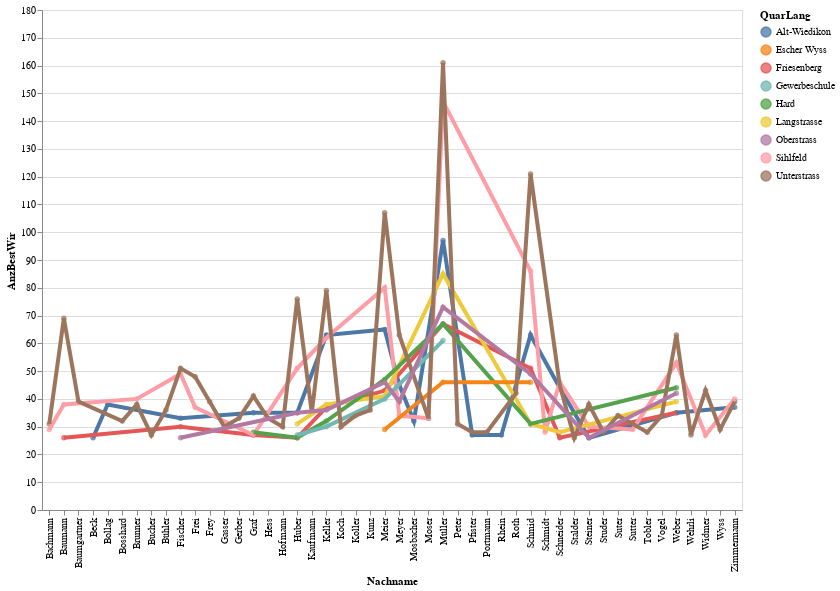

Source (notebook cell):
### Code cell
# df_statzonen = df_statzonen[(df_statzonen.knr>0) & (df_statzonen.qname!="Hirslanden")]
#aktuellesJahr[[aktuellesJahr.KreisSort =7]])

myGraphic=data2betested[(data2betested.QuarSort>29)&(data2betested.QuarSort<70)&(data2betested.AnzBestWir>25)&(data2betested.Nachname != "Andere")]

highlight = alt.selection(type='single', on='mouseover',
                          fields=['QuarLang'], nearest=True)
#x='date:StichtagDatJahr',
base = alt.Chart(myGraphic).encode(
    x='Nachname',
    y='AnzBestWir',
    color='QuarLang'
)

points = base.mark_circle().encode(
    opacity=alt.value(0.75)
).add_selection(
    highlight
).properties(
    width=700 , height=500
)
lines = base.mark_line().encode(
    size=alt.condition(~highlight, alt.value(1.5), alt.value(4))
).interactive()

points + lines

### Figure 1 — Vega-Lite specification as saved in the notebook (floating-point values rounded to 4 significant figures)
{"config": {"view": {"continuousWidth": 400, "continuousHeight": 300}}, "layer": [{"mark": "circle", "encoding": {"color": {"type": "nominal", "field": "QuarLang"}, "opacity": {"value": 0.75}, "x": {"type": "nominal", "field": "Nachname"}, "y": {"type": "quantitative", "field": "AnzBestWir"}}, "height": 500, "selection": {"selector001": {"type": "single", "on": "mouseover", "fields": ["QuarLang"], "nearest": true}}, "width": 700}, {"mark": "line", "encoding": {"color": {"type": "nominal", "field": "QuarLang"}, "size": {"condition": {"value": 1.5, "selection": {"not": "selector001"}}, "value": 4}, "x": {"type": "nominal", "field": "Nachname"}, "y": {"type": "quantitative", "field": "AnzBestWir"}}, "selection": {"selector002": {"type": "interval", "bind": "scales", "encodings": ["x", "y"]}}}], "data": {"name": "data-319a51efaaf249533ee82bb3578efb1d"}, "$schema": "https://vega.github.io/schema/vega-lite/v4.8.1.json", "datasets": {"data-319a51efaaf249533ee82bb3578efb1d": [{"Nachname": "Müller", "KreisSort": 3, "KreisLang": "Kreis 3", "QuarSort": 31, "QuarLang": "Alt-Wiedikon", "AnzBestWir": 97}, {"Nachname": "Meier", "KreisSort": 3, "KreisLang": "Kreis 3", "QuarSort": 31, "QuarLang": "Alt-Wiedikon", "AnzBestWir": 65}, {"Nachname": "Schmid", "KreisSort": 3, "KreisLang": "Kreis 3", "QuarSort": 31, "QuarLang": "Alt-Wiedikon", "AnzBestWir": 63}, {"Nachname": "Keller", "KreisSort": 3, "KreisLang": "Kreis 3", "QuarSort": 31, "QuarLang": "Alt-Wiedikon", "AnzBestWir": 63}, {"Nachname": "Meyer", "KreisSort": 3, "KreisLang": "Kreis 3", "QuarSort": 31, "QuarLang": "Alt-Wiedikon", "AnzBestWir": 45}, {"Nachname": "Schneider", "KreisSort": 3, "KreisLang": "Kreis 3", "QuarSort": 31, "QuarLang": "Alt-Wiedikon", "AnzBestWir": 44}, {"Nachname": "Bollag", "KreisSort": 3, "KreisLang": "Kreis 3", "QuarSort": 31, "QuarLang": "Alt-Wiedikon", "AnzBestWir": 38}, {"Nachname": "Zimmermann", "KreisSort": 3, "KreisLang": "Kreis 3", "QuarSort": 31, "QuarLang": "Alt-Wiedikon", "AnzBestWir": 37}, {"Nachname": "Graf", "KreisSort": 3, "KreisLang": "Kreis 3", "QuarSort": 31, "QuarLang": "Alt-Wiedikon", "AnzBestWir": 35}, {"Nachname": "Huber", "KreisSort": 3, "KreisLang": "Kreis 3", "QuarSort": 31, "QuarLang": "Alt-Wiedikon", "AnzBestWir": 35}, {"Nachname": "Weber", "KreisSort": 3, "KreisLang": "Kreis 3", "QuarSort": 31, "QuarLang": "Alt-Wiedikon", "AnzBestWir": 35}, {"Nachname": "Fischer", "KreisSort": 3, "KreisLang": "Kreis 3", "QuarSort": 31, "QuarLang": "Alt-Wiedikon", "AnzBestWir": 33}, {"Nachname": "Mosbacher", "KreisSort": 3, "KreisLang": "Kreis 3", "QuarSort": 31, "QuarLang": "Alt-Wiedikon", "AnzBestWir": 32}, {"Nachname": "Rhein", "KreisSort": 3, "KreisLang": "Kreis 3", "QuarSort": 31, "QuarLang": "Alt-Wiedikon", "AnzBestWir": 27}, {"Nachname": "Pfister", "KreisSort": 3, "KreisLang": "Kreis 3", "QuarSort": 31, "QuarLang": "Alt-Wiedikon", "AnzBestWir": 27}, {"Nachname": "Steiner", "KreisSort": 3, "KreisLang": "Kreis 3", "QuarSort": 31, "QuarLang": "Alt-Wiedikon", "AnzBestWir": 26}, {"Nachname": "Beck", "KreisSort": 3, "KreisLang": "Kreis 3", "QuarSort": 31, "QuarLang": "Alt-Wiedikon", "AnzBestWir": 26}, {"Nachname": "Müller", "KreisSort": 3, "KreisLang": "Kreis 3", "QuarSort": 33, "QuarLang": "Friesenberg", "AnzBestWir": 67}, {"Nachname": "Schmid", "KreisSort": 3, "KreisLang": "Kreis 3", "QuarSort": 33, "QuarLang": "Friesenberg", "AnzBestWir": 51}, {"Nachname": "Meier", "KreisSort": 3, "KreisLang": "Kreis 3", "QuarSort": 33, "QuarLang": "Friesenberg", "AnzBestWir": 43}, {"Nachname": "Keller", "KreisSort": 3, "KreisLang": "Kreis 3", "QuarSort": 33, "QuarLang": "Friesenberg", "AnzBestWir": 37}, {"Nachname": "Weber", "KreisSort": 3, "KreisLang": "Kreis 3", "QuarSort": 33, "QuarLang": "Friesenberg", "AnzBestWir": 35}, {"Nachname": "Fischer", "KreisSort": 3, "KreisLang": "Kreis 3", "QuarSort": 33, "QuarLang": "Friesenberg", "AnzBestWir": 30}, {"Nachname": "Graf", "KreisSort": 3, "KreisLang": "Kreis 3", "QuarSort": 33, "QuarLang": "Friesenberg", "AnzBestWir": 27}, {"Nachname": "Baumann", "KreisSort": 3, "KreisLang": "Kreis 3", "QuarSort": 33, "QuarLang": "Friesenberg", "AnzBestWir": 26}, {"Nachname": "Schneider", "KreisSort": 3, "KreisLang": "Kreis 3", "QuarSort": 33, "QuarLang": "Friesenberg", "AnzBestWir": 26}, {"Nachname": "Huber", "KreisSort": 3, "KreisLang": "Kreis 3", "QuarSort": 33, "QuarLang": "Friesenberg", "AnzBestWir": 26}, {"Nachname": "Müller", "KreisSort": 3, "KreisLang": "Kreis 3", "QuarSort": 34, "QuarLang": "Sihlfeld", "AnzBestWir": 147}, {"Nachname": "Schmid", "KreisSort": 3, "KreisLang": "Kreis 3", "QuarSort": 34, "QuarLang": "Sihlfeld", "AnzBestWir": 86}, {"Nachname": "Meier", "KreisSort": 3, "KreisLang": "Kreis 3", "QuarSort": 34, "QuarLang": "Sihlfeld", "AnzBestWir": 80}, {"Nachname": "Keller", "KreisSort": 3, "KreisLang": "Kreis 3", "QuarSort": 34, "QuarLang": "Sihlfeld", "AnzBestWir": 62}, {"Nachname": "Weber", "KreisSort": 3, "KreisLang": "Kreis 3", "QuarSort": 34, "QuarLang": "Sihlfeld", "AnzBestWir": 53}, {"Nachname": "Huber", "KreisSort": 3, "KreisLang": "Kreis 3", "QuarSort": 34, "QuarLang": "Sihlfeld", "AnzBestWir": 51}, {"Nachname": "Fischer", "KreisSort": 3, "KreisLang": "Kreis 3", "QuarSort": 34, "QuarLang": "Sihlfeld", "AnzBestWir": 49}, {"Nachname": "Schneider", "KreisSort": 3, "KreisLang": "Kreis 3", "QuarSort": 34, "QuarLang": "Sihlfeld", "AnzBestWir": 46}, {"Nachname": "Zimmermann", "KreisSort": 3, "KreisLang": "Kreis 3", "QuarSort": 34, "QuarLang": "Sihlfeld", "AnzBestWir": 40}, {"Nachname": "Brunner", "KreisSort": 3, "KreisLang": "Kreis 3", "QuarSort": 34, "QuarLang": "Sihlfeld", "AnzBestWir": 40}, {"Nachname": "Baumann", "KreisSort": 3, "KreisLang": "Kreis 3", "QuarSort": 34, "QuarLang": "Sihlfeld", "AnzBestWir": 38}, {"Nachname": "Frei", "KreisSort": 3, "KreisLang": "Kreis 3", "QuarSort": 34, "QuarLang": "Sihlfeld", "AnzBestWir": 37}, {"Nachname": "Meyer", "KreisSort": 3, "KreisLang": "Kreis 3", "QuarSort": 34, "QuarLang": "Sihlfeld", "AnzBestWir": 34}, {"Nachname": "Moser", "KreisSort": 3, "KreisLang": "Kreis 3", "QuarSort": 34, "QuarLang": "Sihlfeld", "AnzBestWir": 33}, {"Nachname": "Steiner", "KreisSort": 3, "KreisLang": "Kreis 3", "QuarSort": 34, "QuarLang": "Sihlfeld", "AnzBestWir": 30}, {"Nachname": "Sutter", "KreisSort": 3, "KreisLang": "Kreis 3", "QuarSort": 34, "QuarLang": "Sihlfeld", "AnzBestWir": 29}, {"Nachname": "Bachmann", "KreisSort": 3, "KreisLang": "Kreis 3", "QuarSort": 34, "QuarLang": "Sihlfeld", "AnzBestWir": 29}, {"Nachname": "Schmidt", "KreisSort": 3, "KreisLang": "Kreis 3", "QuarSort": 34, "QuarLang": "Sihlfeld", "AnzBestWir": 28}, {"Nachname": "Widmer", "KreisSort": 3, "KreisLang": "Kreis 3", "QuarSort": 34, "QuarLang": "Sihlfeld", "AnzBestWir": 27}, {"Nachname": "Graf", "KreisSort": 3, "KreisLang": "Kreis 3", "QuarSort": 34, "QuarLang": "Sihlfeld", "AnzBestWir": 27}, {"Nachname": "Müller", "KreisSort": 4, "KreisLang": "Kreis 4", "QuarSort": 42, "QuarLang": "Langstrasse", "AnzBestWir": 85}, {"Nachname": "Meier", "KreisSort": 4, "KreisLang": "Kreis 4", "QuarSort": 42, "QuarLang": "Langstrasse", "AnzBestWir": 41}, {"Nachname": "Weber", "KreisSort": 4, "KreisLang": "Kreis 4", "QuarSort": 42, "QuarLang": "Langstrasse", "AnzBestWir": 39}, {"Nachname": "Keller", "KreisSort": 4, "KreisLang": "Kreis 4", "QuarSort": 42, "QuarLang": "Langstrasse", "AnzBestWir": 38}, {"Nachname": "Schmid", "KreisSort": 4, "KreisLang": "Kreis 4", "QuarSort": 42, "QuarLang": "Langstrasse", "AnzBestWir": 31}, {"Nachname": "Huber", "KreisSort": 4, "KreisLang": "Kreis 4", "QuarSort": 42, "QuarLang": "Langstrasse", "AnzBestWir": 31}, {"Nachname": "Schneider", "KreisSort": 4, "KreisLang": "Kreis 4", "QuarSort": 42, "QuarLang": "Langstrasse", "AnzBestWir": 28}, {"Nachname": "Müller", "KreisSort": 4, "KreisLang": "Kreis 4", "QuarSort": 44, "QuarLang": "Hard", "AnzBestWir": 67}, {"Nachname": "Meier", "KreisSort": 4, "KreisLang": "Kreis 4", "QuarSort": 44, "QuarLang": "Hard", "AnzBestWir": 47}, {"Nachname": "Weber", "KreisSort": 4, "KreisLang": "Kreis 4", "QuarSort": 44, "QuarLang": "Hard", "AnzBestWir": 44}, {"Nachname": "Keller", "KreisSort": 4, "KreisLang": "Kreis 4", "QuarSort": 44, "QuarLang": "Hard", "AnzBestWir": 32}, {"Nachname": "Schmid", "KreisSort": 4, "KreisLang": "Kreis 4", "QuarSort": 44, "QuarLang": "Hard", "AnzBestWir": 31}, {"Nachname": "Graf", "KreisSort": 4, "KreisLang": "Kreis 4", "QuarSort": 44, "QuarLang": "Hard", "AnzBestWir": 28}, {"Nachname": "Huber", "KreisSort": 4, "KreisLang": "Kreis 4", "QuarSort": 44, "QuarLang": "Hard", "AnzBestWir": 26}, {"Nachname": "Müller", "KreisSort": 5, "KreisLang": "Kreis 5", "QuarSort": 51, "QuarLang": "Gewerbeschule", "AnzBestWir": 61}, {"Nachname": "Meier", "KreisSort": 5, "KreisLang": "Kreis 5", "QuarSort": 51, "QuarLang": "Gewerbeschule", "AnzBestWir": 40}, {"Nachname": "Keller", "KreisSort": 5, "KreisLang": "Kreis 5", "QuarSort": 51, "QuarLang": "Gewerbeschule", "AnzBestWir": 30}, {"Nachname": "Huber", "KreisSort": 5, "KreisLang": "Kreis 5", "QuarSort": 51, "QuarLang": "Gewerbeschule", "AnzBestWir": 27}, {"Nachname": "Schmid", "KreisSort": 5, "KreisLang": "Kreis 5", "QuarSort": 52, "QuarLang": "Escher Wyss", "AnzBestWir": 46}, {"Nachname": "Müller", "KreisSort": 5, "KreisLang": "Kreis 5", "QuarSort": 52, "QuarLang": "Escher Wyss", "AnzBestWir": 46}, {"Nachname": "Meier", "KreisSort": 5, "KreisLang": "Kreis 5", "QuarSort": 52, "QuarLang": "Escher Wyss", "AnzBestWir": 29}, {"Nachname": "Müller", "KreisSort": 6, "KreisLang": "Kreis 6", "QuarSort": 61, "QuarLang": "Unterstrass", "AnzBestWir": 161}, {"Nachname": "Meier", "KreisSort": 6, "KreisLang": "Kreis 6", "QuarSort": 61, "QuarLang": "Unterstrass", "AnzBestWir": 107}, {"Nachname": "Schmid", "KreisSort": 6, "KreisLang": "Kreis 6", "QuarSort": 61, "QuarLang": "Unterstrass", "AnzBestWir": 121}, {"Nachname": "Huber", "KreisSort": 6, "KreisLang": "Kreis 6", "QuarSort": 61, "QuarLang": "Unterstrass", "AnzBestWir": 76}, {"Nachname": "Keller", "KreisSort": 6, "KreisLang": "Kreis 6", "QuarSort": 61, "QuarLang": "Unterstrass", "AnzBestWir": 79}, {"Nachname": "Meyer", "KreisSort": 6, "KreisLang": "Kreis 6", "QuarSort": 61, "QuarLang": "Unterstrass", "AnzBestWir": 63}, {"Nachname": "Baumann", "KreisSort": 6, "KreisLang": "Kreis 6", "QuarSort": 61, "QuarLang": "Unterstrass", "AnzBestWir": 69}, {"Nachname": "Fischer", "KreisSort": 6, "KreisLang": "Kreis 6", "QuarSort": 61, "QuarLang": "Unterstrass", "AnzBestWir": 51}, {"Nachname": "Weber", "KreisSort": 6, "KreisLang": "Kreis 6", "QuarSort": 61, "QuarLang": "Unterstrass", "AnzBestWir": 63}, {"Nachname": "Schneider", "KreisSort": 6, "KreisLang": "Kreis 6", "QuarSort": 61, "QuarLang": "Unterstrass", "AnzBestWir": 45}, {"Nachname": "Frei", "KreisSort": 6, "KreisLang": "Kreis 6", "QuarSort": 61, "QuarLang": "Unterstrass", "AnzBestWir": 48}, {"Nachname": "Roth", "KreisSort": 6, "KreisLang": "Kreis 6", "QuarSort": 61, "QuarLang": "Unterstrass", "AnzBestWir": 42}, {"Nachname": "Widmer", "KreisSort": 6, "KreisLang": "Kreis 6", "QuarSort": 61, "QuarLang": "Unterstrass", "AnzBestWir": 43}, {"Nachname": "Zimmermann", "KreisSort": 6, "KreisLang": "Kreis 6", "QuarSort": 61, "QuarLang": "Unterstrass", "AnzBestWir": 39}, {"Nachname": "Graf", "KreisSort": 6, "KreisLang": "Kreis 6", "QuarSort": 61, "QuarLang": "Unterstrass", "AnzBestWir": 41}, {"Nachname": "Baumgartner", "KreisSort": 6, "KreisLang": "Kreis 6", "QuarSort": 61, "QuarLang": "Unterstrass", "AnzBestWir": 39}, {"Nachname": "Frey", "KreisSort": 6, "KreisLang": "Kreis 6", "QuarSort": 61, "QuarLang": "Unterstrass", "AnzBestWir": 39}, {"Nachname": "Brunner", "KreisSort": 6, "KreisLang": "Kreis 6", "QuarSort": 61, "QuarLang": "Unterstrass", "AnzBestWir": 38}, {"Nachname": "Steiner", "KreisSort": 6, "KreisLang": "Kreis 6", "QuarSort": 61, "QuarLang": "Unterstrass", "AnzBestWir": 38}, {"Nachname": "Kunz", "KreisSort": 6, "KreisLang": "Kreis 6", "QuarSort": 61, "QuarLang": "Unterstrass", "AnzBestWir": 36}, {"Nachname": "Bühler", "KreisSort": 6, "KreisLang": "Kreis 6", "QuarSort": 61, "QuarLang": "Unterstrass", "AnzBestWir": 36}, {"Nachname": "Koller", "KreisSort": 6, "KreisLang": "Kreis 6", "QuarSort": 61, "QuarLang": "Unterstrass", "AnzBestWir": 34}, {"Nachname": "Kaufmann", "KreisSort": 6, "KreisLang": "Kreis 6", "QuarSort": 61, "QuarLang": "Unterstrass", "AnzBestWir": 35}, {"Nachname": "Suter", "KreisSort": 6, "KreisLang": "Kreis 6", "QuarSort": 61, "QuarLang": "Unterstrass", "AnzBestWir": 34}, {"Nachname": "Vogel", "KreisSort": 6, "KreisLang": "Kreis 6", "QuarSort": 61, "QuarLang": "Unterstrass", "AnzBestWir": 34}, {"Nachname": "Moser", "KreisSort": 6, "KreisLang": "Kreis 6", "QuarSort": 61, "QuarLang": "Unterstrass", "AnzBestWir": 33}, {"Nachname": "Hess", "KreisSort": 6, "KreisLang": "Kreis 6", "QuarSort": 61, "QuarLang": "Unterstrass", "AnzBestWir": 33}, {"Nachname": "Bosshard", "KreisSort": 6, "KreisLang": "Kreis 6", "QuarSort": 61, "QuarLang": "Unterstrass", "AnzBestWir": 32}, {"Nachname": "Gerber", "KreisSort": 6, "KreisLang": "Kreis 6", "QuarSort": 61, "QuarLang": "Unterstrass", "AnzBestWir": 33}, {"Nachname": "Bachmann", "KreisSort": 6, "KreisLang": "Kreis 6", "QuarSort": 61, "QuarLang": "Unterstrass", "AnzBestWir": 31}, {"Nachname": "Peter", "KreisSort": 6, "KreisLang": "Kreis 6", "QuarSort": 61, "QuarLang": "Unterstrass", "AnzBestWir": 31}, {"Nachname": "Gasser", "KreisSort": 6, "KreisLang": "Kreis 6", "QuarSort": 61, "QuarLang": "Unterstrass", "AnzBestWir": 30}, {"Nachname": "Hofmann", "KreisSort": 6, "KreisLang": "Kreis 6", "QuarSort": 61, "QuarLang": "Unterstrass", "AnzBestWir": 30}, {"Nachname": "Wyss", "KreisSort": 6, "KreisLang": "Kreis 6", "QuarSort": 61, "QuarLang": "Unterstrass", "AnzBestWir": 29}, {"Nachname": "Koch", "KreisSort": 6, "KreisLang": "Kreis 6", "QuarSort": 61, "QuarLang": "Unterstrass", "AnzBestWir": 30}, {"Nachname": "Pfister", "KreisSort": 6, "KreisLang": "Kreis 6", "QuarSort": 61, "QuarLang": "Unterstrass", "AnzBestWir": 28}, {"Nachname": "Tobler", "KreisSort": 6, "KreisLang": "Kreis 6", "QuarSort": 61, "QuarLang": "Unterstrass", "AnzBestWir": 28}, {"Nachname": "Studer", "KreisSort": 6, "KreisLang": "Kreis 6", "QuarSort": 61, "QuarLang": "Unterstrass", "AnzBestWir": 28}, {"Nachname": "Portmann", "KreisSort": 6, "KreisLang": "Kreis 6", "QuarSort": 61, "QuarLang": "Unterstrass", "AnzBestWir": 28}, {"Nachname": "Wehrli", "KreisSort": 6, "KreisLang": "Kreis 6", "QuarSort": 61, "QuarLang": "Unterstrass", "AnzBestWir": 27}, {"Nachname": "Bucher", "KreisSort": 6, "KreisLang": "Kreis 6", "QuarSort": 61, "QuarLang": "Unterstrass", "AnzBestWir": 27}, {"Nachname": "Stalder", "KreisSort": 6, "KreisLang": "Kreis 6", "QuarSort": 61, "QuarLang": "Unterstrass", "AnzBestWir": 26}, {"Nachname": "Schmid", "KreisSort": 6, "KreisLang": "Kreis 6", "QuarSort": 63, "QuarLang": "Oberstrass", "AnzBestWir": 49}, {"Nachname": "Müller", "KreisSort": 6, "KreisLang": "Kreis 6", "QuarSort": 63, "QuarLang": "Oberstrass", "AnzBestWir": 73}, {"Nachname": "Weber", "KreisSort": 6, "KreisLang": "Kreis 6", "QuarSort": 63, "QuarLang": "Oberstrass", "AnzBestWir": 42}, {"Nachname": "Meier", "KreisSort": 6, "KreisLang": "Kreis 6", "QuarSort": 63, "QuarLang": "Oberstrass", "AnzBestWir": 46}, {"Nachname": "Keller", "KreisSort": 6, "KreisLang": "Kreis 6", "QuarSort": 63, "QuarLang": "Oberstrass", "AnzBestWir": 36}, {"Nachname": "Meyer", "KreisSort": 6, "KreisLang": "Kreis 6", "QuarSort": 63, "QuarLang": "Oberstrass", "AnzBestWir": 39}, {"Nachname": "Steiner", "KreisSort": 6, "KreisLang": "Kreis 6", "QuarSort": 63, "QuarLang": "Oberstrass", "AnzBestWir": 26}, {"Nachname": "Huber", "KreisSort": 6, "KreisLang": "Kreis 6", "QuarSort": 63, "QuarLang": "Oberstrass", "AnzBestWir": 35}, {"Nachname": "Fischer", "KreisSort": 6, "KreisLang": "Kreis 6", "QuarSort": 63, "QuarLang": "Oberstrass", "AnzBestWir": 26}]}}
